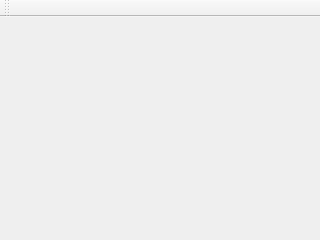
<?xml version="1.0" encoding="UTF-8"?>
<ui version="4.0">
 <class>MainWindow</class>
 <widget class="QMainWindow" name="MainWindow">
  <property name="enabled">
   <bool>true</bool>
  </property>
  <property name="geometry">
   <rect>
    <x>0</x>
    <y>0</y>
    <width>320</width>
    <height>240</height>
   </rect>
  </property>
  <property name="baseSize">
   <size>
    <width>320</width>
    <height>240</height>
   </size>
  </property>
  <property name="cursor">
   <cursorShape>BlankCursor</cursorShape>
  </property>
  <property name="windowTitle">
   <string>MainWindow</string>
  </property>
  <property name="animated">
   <bool>false</bool>
  </property>
  <widget class="QWidget" name="centralWidget"/>
  <widget class="QToolBar" name="mainToolBar">
   <attribute name="toolBarArea">
    <enum>TopToolBarArea</enum>
   </attribute>
   <attribute name="toolBarBreak">
    <bool>false</bool>
   </attribute>
  </widget>
 </widget>
 <layoutdefault spacing="6" margin="11"/>
 <resources/>
 <connections/>
</ui>
